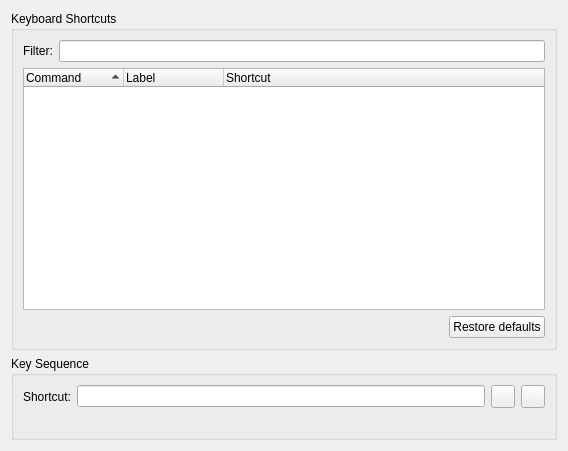
<?xml version="1.0" encoding="UTF-8"?>
<ui version="4.0">
 <class>ShortcutSettings</class>
 <widget class="QWidget" name="ShortcutSettings">
  <property name="geometry">
   <rect>
    <x>0</x>
    <y>0</y>
    <width>568</width>
    <height>451</height>
   </rect>
  </property>
  <layout class="QVBoxLayout">
   <item>
    <widget class="QGroupBox" name="groupBox">
     <property name="title">
      <string>Keyboard Shortcuts</string>
     </property>
     <layout class="QVBoxLayout">
      <item>
       <layout class="QHBoxLayout">
        <item>
         <widget class="QLabel" name="filterLabel">
          <property name="text">
           <string>Filter:</string>
          </property>
         </widget>
        </item>
        <item>
         <widget class="QLineEdit" name="filterEdit"/>
        </item>
       </layout>
      </item>
      <item>
       <widget class="QTreeWidget" name="commandList">
        <property name="rootIsDecorated">
         <bool>false</bool>
        </property>
        <property name="uniformRowHeights">
         <bool>true</bool>
        </property>
        <property name="sortingEnabled">
         <bool>true</bool>
        </property>
        <property name="columnCount">
         <number>3</number>
        </property>
        <column>
         <property name="text">
          <string>Command</string>
         </property>
        </column>
        <column>
         <property name="text">
          <string>Label</string>
         </property>
        </column>
        <column>
         <property name="text">
          <string>Shortcut</string>
         </property>
        </column>
       </widget>
      </item>
      <item>
       <layout class="QHBoxLayout">
        <item>
         <spacer>
          <property name="orientation">
           <enum>Qt::Horizontal</enum>
          </property>
          <property name="sizeHint" stdset="0">
           <size>
            <width>40</width>
            <height>20</height>
           </size>
          </property>
         </spacer>
        </item>
        <item>
         <widget class="QPushButton" name="defaultButton">
          <property name="text">
           <string>Restore defaults</string>
          </property>
         </widget>
        </item>
       </layout>
      </item>
     </layout>
    </widget>
   </item>
   <item>
    <widget class="QGroupBox" name="seqGrp">
     <property name="title">
      <string>Key Sequence</string>
     </property>
     <layout class="QVBoxLayout">
      <item>
       <layout class="QHBoxLayout">
        <item>
         <widget class="QLabel" name="label_2">
          <property name="text">
           <string>Shortcut:</string>
          </property>
         </widget>
        </item>
        <item>
         <widget class="QLineEdit" name="shortcutEdit"/>
        </item>
        <item>
         <widget class="QToolButton" name="resetButton">
          <property name="toolTip">
           <string>Reset</string>
          </property>
          <property name="text">
           <string/>
          </property>
          <property name="icon">
           <iconset resource="../core.qrc">
            <normaloff>:/core/images/reset.png</normaloff>:/core/images/reset.png</iconset>
          </property>
         </widget>
        </item>
        <item>
         <widget class="QToolButton" name="removeButton">
          <property name="toolTip">
           <string>Remove</string>
          </property>
          <property name="text">
           <string/>
          </property>
          <property name="icon">
           <iconset resource="../core.qrc">
            <normaloff>:/core/images/clear.png</normaloff>:/core/images/clear.png</iconset>
          </property>
         </widget>
        </item>
       </layout>
      </item>
      <item>
       <widget class="QLabel" name="infoLabel">
        <property name="textFormat">
         <enum>Qt::RichText</enum>
        </property>
       </widget>
      </item>
     </layout>
    </widget>
   </item>
  </layout>
 </widget>
 <resources>
  <include location="../core.qrc"/>
 </resources>
 <connections/>
</ui>
